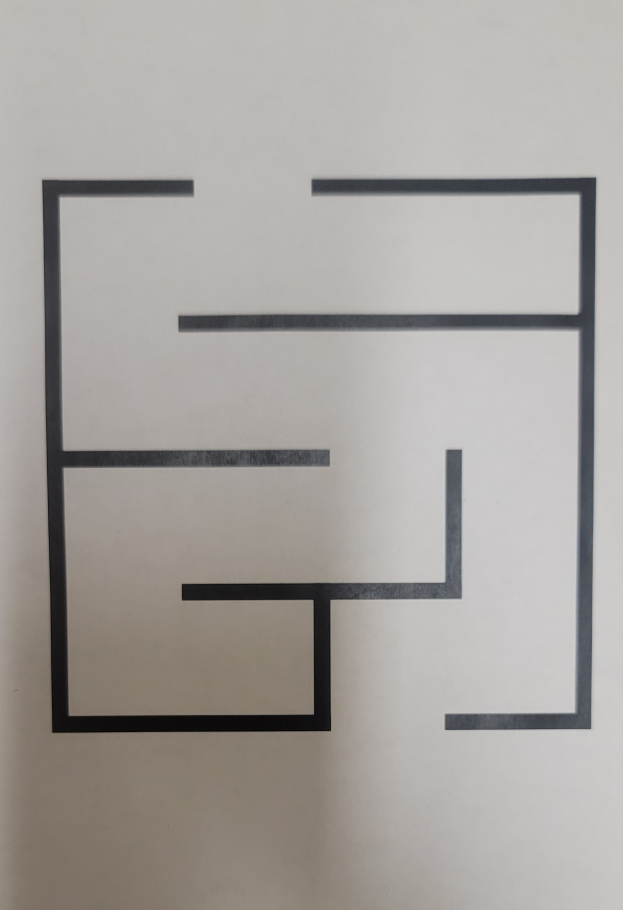
#> input picture maze/maze.jpg, 1868 x 2728 px (shown at 1/3 size)
$ python a_star.py maze.jpg
#> lines starting #> are read from the running program, lines starting #| are printed output that depends on the picture; after the words box and inside, x2 and y2 are one past the last pixel; in counts of white or black regions, pixels touching at a corner belong together
#!/usr/bin/env python3
"""
Fast maze solver (no NetworkX). Works on scans/photos of mazes with black walls.

Algorithm (O(N) time, N = #pixels in cropped maze):
1) Read image, downscale for speed (optional).
2) Otsu threshold → corridors (1) vs walls (0); clean with morphology.
3) Crop to the bounding box of walls (removes paper margins/ruled lines).
4) Detect entrance/exit as the LARGEST gaps along the outer wall lines:
   - Prefer TOP↔BOTTOM openings; else LEFT↔RIGHT; else farthest pair.
5) Close the border everywhere except at the two openings.
6) 4-connected BFS through corridor pixels (no diagonals).
7) Reconstruct the path, compress to segments (e.g., D133,R30,...), draw overlay.

Usage:
  python a_star_fast.py path/to/maze.jpg
"""

from __future__ import annotations
import argparse, json, os
from collections import deque
from dataclasses import dataclass
from typing import Dict, List, Tuple
import cv2
import numpy as np


@dataclass
class Params:
    maxdim: int = 1200            # downscale long side to this many pixels (0 = disable)
    blur_ksize: int = 5           # Gaussian blur kernel (odd >=3). 0 = disable
    wall_open: int = 3            # morphology OPEN (remove salt noise) on walls; 0 = disable
    wall_close: int = 9           # morphology CLOSE (seal tiny ink gaps) on walls; 0 = disable
    prefer_top_bottom: bool = True


# ---------- Small helpers ----------

def resize_keep_aspect(gray: np.ndarray, maxdim: int) -> Tuple[np.ndarray, float]:
    if maxdim <= 0:
        return gray, 1.0
    h, w = gray.shape[:2]
    m = max(h, w)
    if m <= maxdim:
        return gray, 1.0
    s = maxdim / float(m)
    out = cv2.resize(gray, (int(round(w * s)), int(round(h * s))), interpolation=cv2.INTER_AREA)
    return out, s


def binarize_and_clean(gray: np.ndarray, p: Params) -> Tuple[np.ndarray, np.ndarray]:
    """Return (corridor_mask, wall_mask) as uint8 0/1."""
    g = gray
    if p.blur_ksize and p.blur_ksize >= 3:
        k = p.blur_ksize if p.blur_ksize % 2 == 1 else p.blur_ksize + 1
        g = cv2.GaussianBlur(g, (k, k), 0)

    # Otsu threshold
    _, th = cv2.threshold(g, 0, 255, cv2.THRESH_BINARY + cv2.THRESH_OTSU)
    white_as_corr = (th == 255).astype(np.uint8)
    black_as_corr = 1 - white_as_corr

    # pick the polarity with larger interior mass
    def interior_mass(mask):
        h, w = mask.shape; b = max(2, min(h, w) // 100)
        return mask[b:h-b, b:w-b].sum()
    corr = white_as_corr if interior_mass(white_as_corr) >= interior_mass(black_as_corr) else black_as_corr

    walls = 1 - corr
    if p.wall_open and p.wall_open > 1:
        k = cv2.getStructuringElement(cv2.MORPH_RECT, (p.wall_open, p.wall_open))
        walls = cv2.morphologyEx(walls, cv2.MORPH_OPEN, k, iterations=1)
    if p.wall_close and p.wall_close > 1:
        k = cv2.getStructuringElement(cv2.MORPH_RECT, (p.wall_close, p.wall_close))
        walls = cv2.morphologyEx(walls, cv2.MORPH_CLOSE, k, iterations=1)
    corr = 1 - walls
    return corr, walls


def crop_to_walls(gray: np.ndarray, walls: np.ndarray, pad: int = 3) -> Tuple[np.ndarray, np.ndarray, Tuple[int,int,int,int]]:
    """Crop to wall bounding box; returns (gray_roi, corr_roi, (y0,y1,x0,x1))."""
    ys, xs = np.where(walls > 0)
    if ys.size == 0:
        h, w = gray.shape[:2]
        return gray, (1 - walls), (0, h, 0, w)
    y0, y1 = max(0, ys.min() - pad), min(gray.shape[0], ys.max() + 1 + pad)
    x0, x1 = max(0, xs.min() - pad), min(gray.shape[1], xs.max() + 1 + pad)
    return gray[y0:y1, x0:x1], (1 - walls)[y0:y1, x0:x1], (y0, y1, x0, x1)


def largest_gaps_along_wall_lines(roi_walls: np.ndarray, prefer_top_bottom=True) -> Tuple[str,int, str,int]:
    """
    Detect the outer wall lines (top/bottom or left/right) and return two openings:
    (side1, center1), (side2, center2). Centers are column (for top/bottom) or row (for left/right) within ROI.
    """
    H, W = roi_walls.shape
    band = max(20, min(H, W) // 25)  # search band near each edge
    thick = max(6, min(H, W) // 120)

    def h_gaps(y, x0, x1):
        y0 = max(0, y - thick // 2); y1 = min(H - 1, y + thick // 2)
        has_wall = (roi_walls[y0:y1+1, x0:x1+1].max(axis=0) > 0)  # per col
        gaps, in_gap, s = [], False, 0
        for i, w in enumerate(has_wall):
            if not w and not in_gap: in_gap, s = True, i
            elif w and in_gap: gaps.append((s, i-1)); in_gap = False
        if in_gap: gaps.append((s, len(has_wall)-1))
        return [(x0+a, x0+b, b-a+1, x0+(a+b)//2) for (a,b) in gaps]  # (start, end, len, center)

    def v_gaps(x, y0, y1):
        x0 = max(0, x - thick // 2); x1 = min(W - 1, x + thick // 2)
        has_wall = (roi_walls[y0:y1+1, x0:x1+1].max(axis=1) > 0)  # per row
        gaps, in_gap, s = [], False, 0
        for i, w in enumerate(has_wall):
            if not w and not in_gap: in_gap, s = True, i
            elif w and in_gap: gaps.append((s, i-1)); in_gap = False
        if in_gap: gaps.append((s, len(has_wall)-1))
        return [(y0+a, y0+b, b-a+1, y0+(a+b)//2) for (a,b) in gaps]  # (start, end, len, center)

    # score “heaviest” wall line near each side
    top_band = roi_walls[:band, :];    Ty = int(np.argmax(top_band.sum(axis=1)))
    bot_band = roi_walls[H-band:H, :]; By = H - band + int(np.argmax(bot_band.sum(axis=1)))
    lef_band = roi_walls[:, :band];    Lx = int(np.argmax(lef_band.sum(axis=0)))
    rig_band = roi_walls[:, W-band:W]; Rx = W - band + int(np.argmax(rig_band.sum(axis=0)))

    top_gaps = h_gaps(Ty, 0, W-1)
    bot_gaps = h_gaps(By, 0, W-1)
    lef_gaps = v_gaps(Lx, 0, H-1)
    rig_gaps = v_gaps(Rx, 0, H-1)

    pick = lambda gaps: max(gaps, key=lambda g: g[2]) if gaps else None

    if prefer_top_bottom and top_gaps and bot_gaps:
        t = pick(top_gaps); b = pick(bot_gaps)
        return ("top", t[3]), ("bottom", b[3])
    if lef_gaps and rig_gaps:
        l = pick(lef_gaps); r = pick(rig_gaps)
        return ("left", l[3]), ("right", r[3])

    # fallback: globally two largest gaps regardless of side
    all_gaps = []
    for side, gs in [("top",top_gaps), ("bottom",bot_gaps), ("left",lef_gaps), ("right",rig_gaps)]:
        for a,b,l,c in gs: all_gaps.append((side,c,l))
    if len(all_gaps) >= 2:
        all_gaps.sort(key=lambda t: t[2], reverse=True)
        (s1,c1,_), (s2,c2,_) = all_gaps[:2]
        return (s1,c1), (s2,c2)

    raise RuntimeError("No openings found on any outer wall line")


def bfs_path(cm: np.ndarray, start: Tuple[int,int], goal: Tuple[int,int]) -> List[Tuple[int,int]]:
    """4-connected BFS in corridor mask (1=free, 0=blocked)."""
    H, W = cm.shape
    prev = -np.ones((H, W, 2), dtype=np.int32)
    q = deque([start]); seen = np.zeros((H, W), np.uint8); seen[start] = 1
    dirs = [(-1,0),(1,0),(0,-1),(0,1)]
    while q:
        y, x = q.popleft()
        if (y, x) == goal: break
        for dy, dx in dirs:
            ny, nx = y+dy, x+dx
            if 0 <= ny < H and 0 <= nx < W and cm[ny, nx] and not seen[ny, nx]:
                seen[ny, nx] = 1; prev[ny, nx] = (y, x); q.append((ny, nx))
    # reconstruct
    path = []
    if prev[goal][0] != -1 or goal == start:
        cur = goal
        while True:
            path.append(cur)
            if cur == start: break
            y, x = cur; py, px = prev[y, x]; cur = (int(py), int(px))
        path.reverse()
    return path


def compress_moves(path: List[Tuple[int,int]]) -> List[str]:
    """Convert pixel steps to ['D133','R30', ...]."""
    if len(path) < 2: return []
    def step(a,b):
        (y1,x1),(y2,x2) = a,b
        if y2==y1-1 and x2==x1: return "U"
        if y2==y1+1 and x2==x1: return "D"
        if x2==x1-1 and y2==y1: return "L"
        if x2==x1+1 and y2==y1: return "R"
        return "?"
    moves = [step(path[i], path[i+1]) for i in range(len(path)-1)]
    comp, cur, cnt = [], moves[0], 1
    for m in moves[1:]:
        if m == cur: cnt += 1
        else: comp.append(f"{cur}{cnt}"); cur, cnt = m, 1
    comp.append(f"{cur}{cnt}")
    return comp


def solve(image_path: str, p: Params) -> Dict:
    # 1) load + downscale
    gray0 = cv2.imread(image_path, cv2.IMREAD_GRAYSCALE)
    assert gray0 is not None, f"Cannot read {image_path}"
    gray, scale = resize_keep_aspect(gray0, p.maxdim)
    H0, W0 = gray0.shape[:2]

    # 2) binarize + clean
    corr, walls = binarize_and_clean(gray, p)

    # 3) crop to walls (reduce search space)
    gray_roi, corr_roi, (y0,y1,x0,x1) = crop_to_walls(gray, walls, pad=3)
    walls_roi = 1 - corr_roi
    H, W = gray_roi.shape

    # 4) detect entrances
    (side1, c1), (side2, c2) = largest_gaps_along_wall_lines(walls_roi, prefer_top_bottom=p.prefer_top_bottom)

    # 5) close borders except at entrances
    cm = corr_roi.copy()
    cm[0,:] = 0; cm[-1,:] = 0; cm[:,0] = 0; cm[:,-1] = 0
    def seed(side, center):
        if side == "top":    return (1, center)
        if side == "bottom": return (H-2, center)
        if side == "left":   return (center, 1)
        if side == "right":  return (center, W-2)
    start = seed(side1, c1); goal = seed(side2, c2)
    cm[start] = 1; cm[goal] = 1

    # 6) BFS in ROI
    path = bfs_path(cm, start, goal)
    if not path:
        return {"status":"error", "reason":"No path found by BFS (check morphology/downscale)"}

    # 7) overlay on original image size
    overlay_small = cv2.cvtColor(gray, cv2.COLOR_GRAY2BGR)
    for (y,x) in path:
        oy, ox = y0 + y, x0 + x
        overlay_small[oy, ox] = (0,0,255)
    overlay = cv2.resize(overlay_small, (W0, H0), interpolation=cv2.INTER_NEAREST)

    # 8) outputs
    moves = compress_moves(path)
    entrance_x = int(round((x0 + c1) / scale)) if side1 in ("top","bottom") else int(round((y0 + c1) / scale))
    exit_x     = int(round((x0 + c2) / scale)) if side2 in ("top","bottom") else int(round((y0 + c2) / scale))

    out_png = os.path.splitext(image_path)[0] + "_solution.png"
    cv2.imwrite(out_png, overlay)

    return {
        "status": "ok",
        "entrance": {"side": side1, "pos_px": entrance_x},
        "exit": {"side": side2, "pos_px": exit_x},
        "path_length_px": len(path),
        "moves": moves,
        "solution_image": out_png,
        "debug": {"roi_box": [y0,y1,x0,x1], "scale": scale, "roi_size": [H,W]}
    }

import numpy as np

def to_py(o):
    """Recursively convert NumPy scalars/arrays to plain Python types."""
    if isinstance(o, dict):   return {k: to_py(v) for k, v in o.items()}
    if isinstance(o, list):   return [to_py(x) for x in o]
    if isinstance(o, tuple):  return [to_py(x) for x in o]   # JSON has no tuple; use list
    if isinstance(o, np.ndarray):  return o.tolist()
    if isinstance(o, (np.integer,)):   return int(o)
    if isinstance(o, (np.floating,)):  return float(o)
    if isinstance(o, (np.bool_,)):     return bool(o)
    return o

# ...
#print(json.dumps(to_py(res), indent=2))


def main():
    ap = argparse.ArgumentParser()
    ap.add_argument("image", help="Path to maze image (walls dark)")
    ap.add_argument("--maxdim", type=int, default=Params.maxdim)
    ap.add_argument("--open", type=int, default=Params.wall_open, help="walls OPEN kernel (noise removal)")
    ap.add_argument("--close", type=int, default=Params.wall_close, help="walls CLOSE kernel (seal wall gaps)")
    ap.add_argument("--no-topbottom", action="store_true", help="do not prefer top↔bottom entrances")
    args = ap.parse_args()

    p = Params(maxdim=args.maxdim, wall_open=args.open, wall_close=args.close, prefer_top_bottom=not args.no_topbottom)
    res = solve(args.image, p)
#> in solve, `gray, scale = resize_keep_aspect(gray0, p.maxdim)`: scale = 0.44
#> in binarize_and_clean, `_, th = cv2.threshold(g, 0, 255, cv2.THRESH_BINARY + cv2.THRESH_OTSU)`:
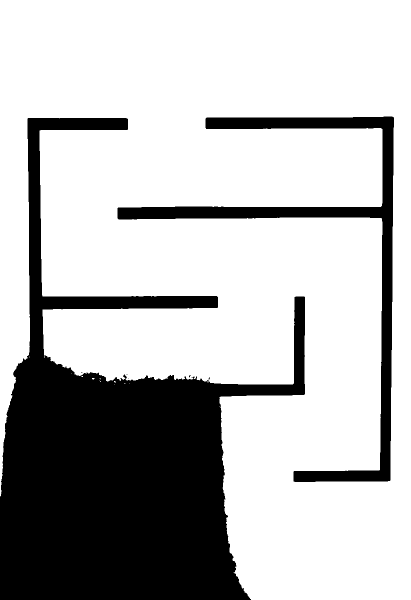
#> th: shape (1200, 822) (shown at 1/2 size); 72.3% white; 7 black regions (5 under 20 px), largest, box (x1, y1, x2, y2) and area: (0, 236, 610, 1200) 234575, (235, 233, 788, 964) 38966
#> in binarize_and_clean, `walls = cv2.morphologyEx(walls, cv2.MORPH_CLOSE, k, iterations=1)`:
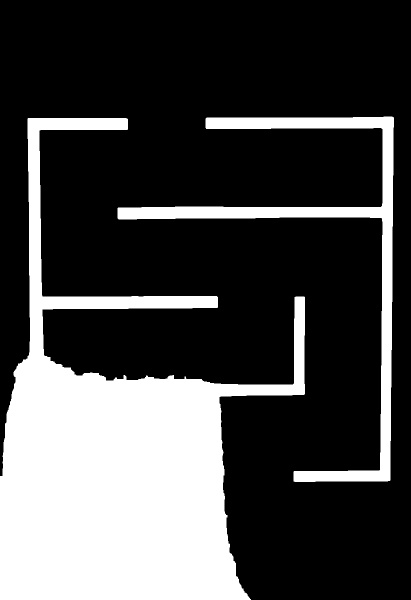
#> walls: shape (1200, 822) (shown at 1/2 size); values 0 (black) and 1 (white), 27.8% white; 2 white regions, box (x1, y1, x2, y2) and area: (0, 236, 610, 1200) 234888, (235, 233, 788, 964) 38987
#> in crop_to_walls, `y0, y1 = max(0, ys.min() - pad), min(gray.shape[0], ys.max() + 1 + pad)`: y0 = 230; y1 = 1200
#> in crop_to_walls, `x0, x1 = max(0, xs.min() - pad), min(gray.shape[1], xs.max() + 1 + pad)`: x0 = 0; x1 = 791
#> in solve, `gray_roi, corr_roi, (y0,y1,x0,x1) = crop_to_walls(gray, walls, pad=3)`:
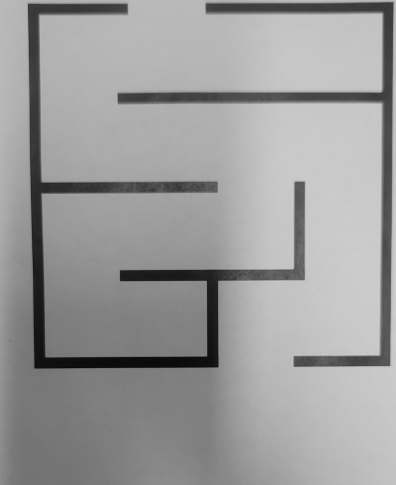
#> gray_roi: shape (970, 791) (shown at 1/2 size); min 1, max 207, mean 155.4
#> in solve, `gray_roi, corr_roi, (y0,y1,x0,x1) = crop_to_walls(gray, walls, pad=3)`: y0 = 230; y1 = 1200; x0 = 0; x1 = 791
#> in largest_gaps_along_wall_lines, `top_band = roi_walls[:band, :]`:
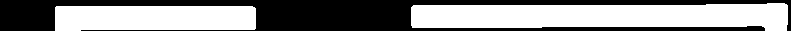
#> top_band: shape (31, 791); values 0 (black) and 1 (white), 54.8% white; 1 black region, box (x1, y1, x2, y2) and area: (0, 0, 791, 31) 11086
#> in largest_gaps_along_wall_lines, `Ty = int(np.argmax(top_band.sum(axis=1)))`: Ty = 8
#> in largest_gaps_along_wall_lines, `bot_band = roi_walls[H - band:H, :]`:
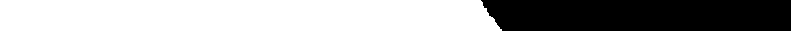
#> bot_band: shape (31, 791); values 0 (black) and 1 (white), 62.1% white; 1 black region, box (x1, y1, x2, y2) and area: (481, 0, 791, 31) 9301
#> in largest_gaps_along_wall_lines, `By = H - band + int(np.argmax(bot_band.sum(axis=1)))`: By = 968
#> in largest_gaps_along_wall_lines, `Lx = int(np.argmax(lef_band.sum(axis=0)))`: Lx = 30
#> in largest_gaps_along_wall_lines, `Rx = W - band + int(np.argmax(rig_band.sum(axis=0)))`: Rx = 767
#> in h_gaps, `y0 = max(0, y - thick // 2)`: y0 = 5
#> in h_gaps, `y1 = min(H - 1, y + thick // 2)`: y1 = 11
#> the loop in h_gaps, `for i, w in enumerate(has_wall):` made 791 passes
#> (w, in_gap) on passes 1, 56: (False, True), (True, False)
#> after the loop in h_gaps, `for i, w in enumerate(has_wall):`: gaps = [(0, 54), (256, 410)]; in_gap = True; s = 788
#> in largest_gaps_along_wall_lines, `top_gaps = h_gaps(Ty, 0, W-1)`: top_gaps = [(0, 54, 55, 27), (256, 410, 155, 333), (788, 790, 3, 789)]
#> the loop in h_gaps (call 2), `for i, w in enumerate(has_wall):` made 791 passes
#> (in_gap, s) on pass 503: (True, 502)
#> in largest_gaps_along_wall_lines, `bot_gaps = h_gaps(By, 0, W-1)`: bot_gaps = [(502, 790, 289, 646)]
#> in v_gaps, `x0 = max(0, x - thick // 2)`: x0 = 27
#> in v_gaps, `x1 = min(W - 1, x + thick // 2)`: x1 = 33
#> the loop in v_gaps, `for i, w in enumerate(has_wall):` made 970 passes
#> (in_gap, s) on pass 1: (True, 0)
#> after the loop in v_gaps, `for i, w in enumerate(has_wall):`: gaps = [(0, 502)]; in_gap = False; s = 0
#> in largest_gaps_along_wall_lines, `lef_gaps = v_gaps(Lx, 0, H-1)`: lef_gaps = [(0, 502, 503, 251)]
#> the loop in v_gaps (call 2), `for i, w in enumerate(has_wall):` made 970 passes
#> in largest_gaps_along_wall_lines, `rig_gaps = v_gaps(Rx, 0, H-1)`: rig_gaps = [(0, 2, 3, 1), (733, 969, 237, 851)]
#> in largest_gaps_along_wall_lines, `t = pick(top_gaps)`: t = (256, 410, 155, 333)
#> in largest_gaps_along_wall_lines, `b = pick(bot_gaps)`: b = (502, 790, 289, 646)
#> in solve, `(side1, c1), (side2, c2) = largest_gaps_along_wall_lines(walls_roi, pr..`: side1 = 'top'; c1 = 333; side2 = 'bottom'; c2 = 646
#> in solve, `start = seed(side1, c1)`: start = (1, 333)
#> in solve, `goal = seed(side2, c2)`: goal = (968, 646)
#> the loop in bfs_path, `while q:` made 489340 passes
#> (y, x) on passes 1 to 3: (1, 333), (2, 333), (1, 332)
#> after the loop in bfs_path, `while q:`:
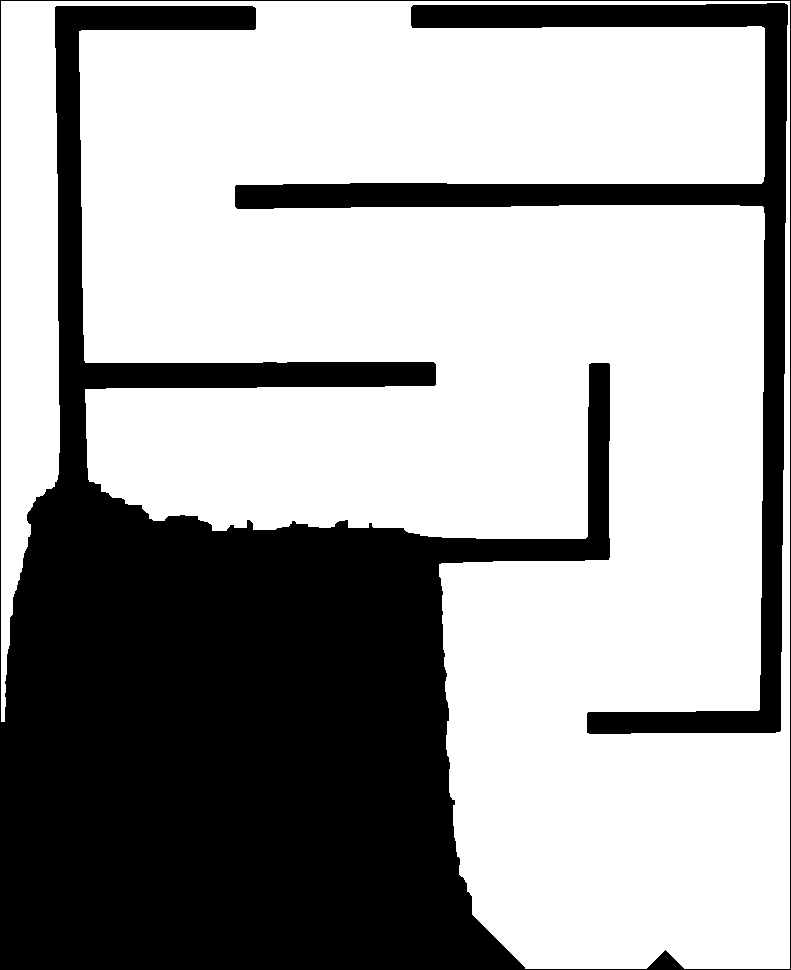
#> seen: shape (970, 791); values 0 (black) and 1 (white), 63.8% white; 2 black regions, box (x1, y1, x2, y2) and area: (0, 0, 791, 970) 238850, (235, 3, 788, 734) 38987
#> the loop in bfs_path, `while True:` made 1527 passes
#> (x, px, cur) on passes 1 to 3: (646, 645, (968, 645)), (645, 644, (968, 644)), (644, 643, (968, 643))
#> after the loop in bfs_path, `while True:`: path = 1527 pairs, first value 1 to 968, second value 234 to 646
#> after the loop in solve, `for (y,x) in path:`:
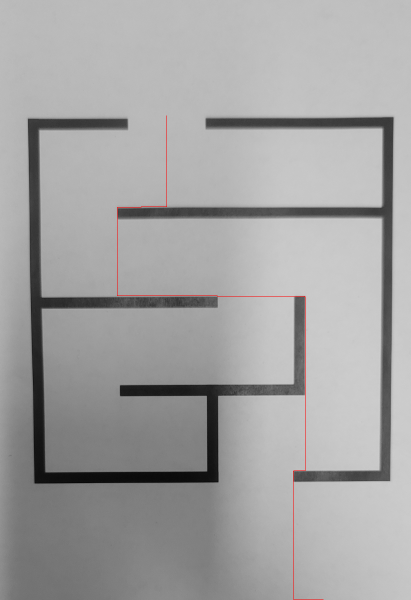
#> overlay_small: shape (1200, 822, 3) (shown at 1/2 size); mean B, G, R 162.7, 162.7, 163.1
#> in compress_moves, `moves = [step(path[i], path[i+1]) for i in range(len(path)-1)]`: moves = 1526 items, first 6: 'D', 'D', 'D', 'D', 'D', 'D'
#> in compress_moves, `comp, cur, cnt = [], moves[0], 1`: comp = []; cur = 'D'; cnt = 1
    print(json.dumps(to_py(res), indent=2))
#> (printed output is left out)


if __name__ == "__main__":
    main()
